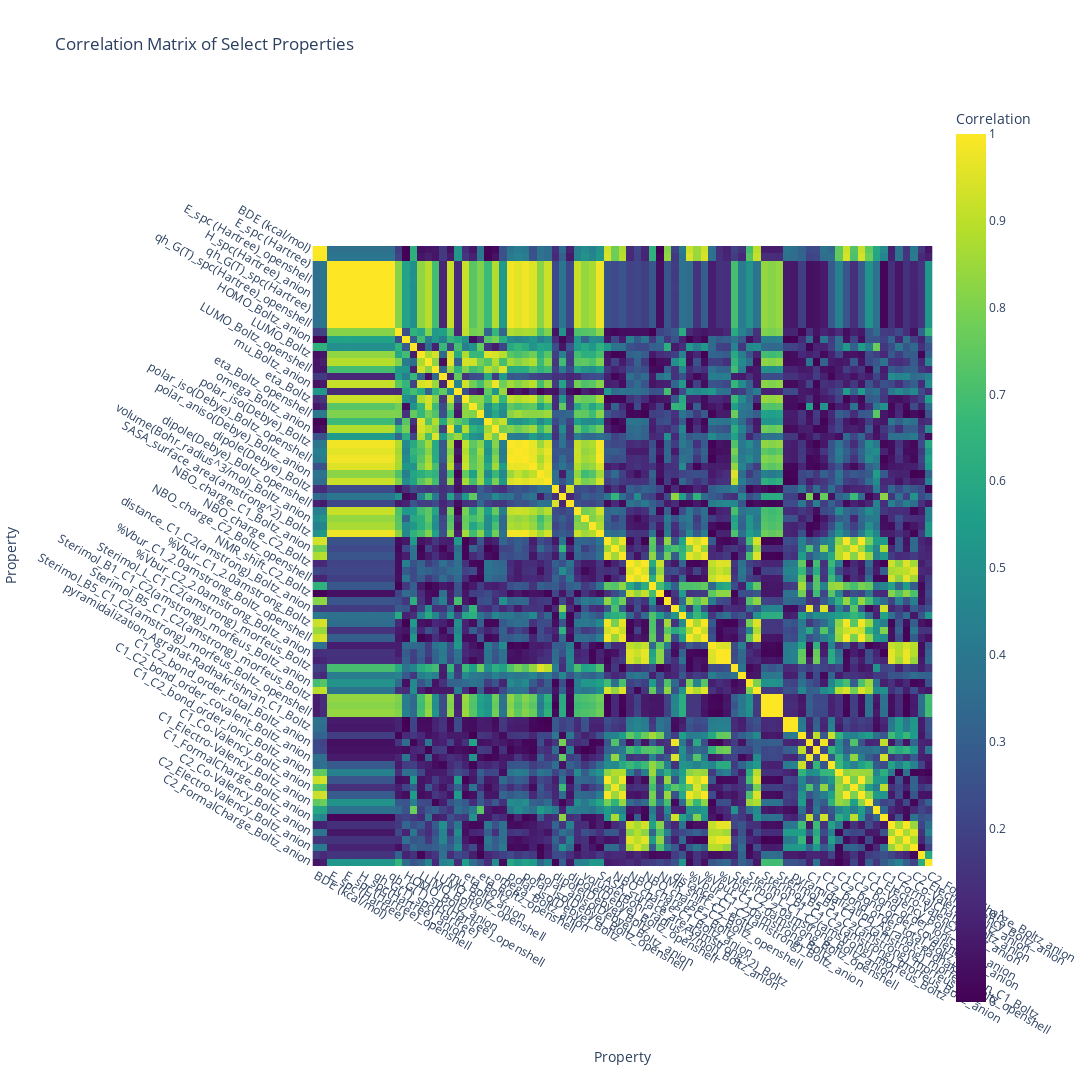

The notebook cell saved with this chart:
### Code cell
# plot the correlation matrix
fig = px.imshow(
    corr_matrix.abs().values,
    labels=dict(x="Property", y="Property", color="Correlation"),
    x=corr_matrix.columns,
    y=corr_matrix.columns,
    color_continuous_scale="Viridis",
    title="Correlation Matrix of Select Properties",
)

fig.update_layout(
    height=len(select_properties_data_columns) * 30,
    width=len(select_properties_data_columns) * 30,
    xaxis=dict(tickangle=30),
    yaxis=dict(tickangle=30),
    template="plotly",
)

fig.show()

### Figure 1 — Plotly figure (JSON) as saved in the notebook; plotly's stock layout.template omitted (floating-point values rounded to 4 significant figures; data arrays with more than 128 entries replaced by an {"elided": "..."} marker saying what was removed)
{"data": [{"coloraxis": "coloraxis", "hovertemplate": "Property: %{x}<br>Property: %{y}<br>Correlation: %{z}<extra></extra>", "name": "0", "type": "heatmap", "x": ["BDE (kcal/mol)", "BDFE (kcal/mol)", "E_spc (Hartree)", "E_spc (Hartree)_anion", "E_spc (Hartree)_openshell", "H_spc(Hartree)", "H_spc(Hartree)_anion", "H_spc(Hartree)_openshell", "qh_G(T)_spc(Hartree)", "qh_G(T)_spc(Hartree)_anion", "qh_G(T)_spc(Hartree)_openshell", "HOMO_Boltz", "HOMO_Boltz_anion", "HOMO_Boltz_openshell", "LUMO_Boltz", "LUMO_Boltz_anion", "LUMO_Boltz_openshell", "mu_Boltz", "mu_Boltz_anion", "mu_Boltz_openshell", "eta_Boltz", "eta_Boltz_anion", "eta_Boltz_openshell", "omega_Boltz", "omega_Boltz_anion", "omega_Boltz_openshell", "polar_iso(Debye)_Boltz", "polar_iso(Debye)_Boltz_anion", "polar_iso(Debye)_Boltz_openshell", "polar_aniso(Debye)_Boltz", "polar_aniso(Debye)_Boltz_anion", "polar_aniso(Debye)_Boltz_openshell", "dipole(Debye)_Boltz", "dipole(Debye)_Boltz_anion", "dipole(Debye)_Boltz_openshell", "volume(Bohr_radius^3/mol)_Boltz", "volume(Bohr_radius^3/mol)_Boltz_anion", "volume(Bohr_radius^3/mol)_Boltz_openshell", "SASA_surface_area(amstrong^2)_Boltz", "NBO_charge_C1_Boltz", "NBO_charge_C1_Boltz_anion", "NBO_charge_C1_Boltz_openshell", "NBO_charge_C2_Boltz", "NBO_charge_C2_Boltz_anion", "NBO_charge_C2_Boltz_openshell", "NMR_shift_C1_Boltz", "NMR_shift_C2_Boltz", "distance_C1_C2(amstrong)_Boltz", "distance_C1_C2(amstrong)_Boltz_anion", "distance_C1_C2(amstrong)_Boltz_openshell", "%Vbur_C1_2.0amstrong_Boltz", "%Vbur_C1_2.0amstrong_Boltz_anion", "%Vbur_C1_2.0amstrong_Boltz_openshell", "%Vbur_C2_2.0amstrong_Boltz", "%Vbur_C2_2.0amstrong_Boltz_anion", "%Vbur_C2_2.0amstrong_Boltz_openshell", "Sterimol_L_C1_C2(amstrong)_morfeus_Boltz", "Sterimol_B1_C1_C2(amstrong)_morfeus_Boltz", "Sterimol_B1_C1_C2(amstrong)_morfeus_Boltz_anion", "Sterimol_B1_C1_C2(amstrong)_morfeus_Boltz_openshell", "Sterimol_B5_C1_C2(amstrong)_morfeus_Boltz", "Sterimol_B5_C1_C2(amstrong)_morfeus_Boltz_anion", "Sterimol_B5_C1_C2(amstrong)_morfeus_Boltz_openshell", "pyramidalization_Gavrish_C1(degree)_Boltz", "pyramidalization_Agranat-Radhakrishnan_C1_Boltz", "C1_C2_bond_order_total_Boltz", "C1_C2_bond_order_total_Boltz_anion", "C1_C2_bond_order_covalent_Boltz", "C1_C2_bond_order_covalent_Boltz_anion", "C1_C2_bond_order_ionic_Boltz", "C1_C2_bond_order_ionic_Boltz_anion", "C1_Co-Valency_Boltz", "C1_Co-Valency_Boltz_anion", "C1_Electro-Valency_Boltz", "C1_Electro-Valency_Boltz_anion", "C1_FormalCharge_Boltz", "C1_FormalCharge_Boltz_anion", "C2_Co-Valency_Boltz", "C2_Co-Valency_Boltz_anion", "C2_Electro-Valency_Boltz", "C2_Electro-Valency_Boltz_anion", "C2_FormalCharge_Boltz", "C2_FormalCharge_Boltz_anion"], "xaxis": "x", "y": ["BDE (kcal/mol)", "BDFE (kcal/mol)", "E_spc (Hartree)", "E_spc (Hartree)_anion", "E_spc (Hartree)_openshell", "H_spc(Hartree)", "H_spc(Hartree)_anion", "H_spc(Hartree)_openshell", "qh_G(T)_spc(Hartree)", "qh_G(T)_spc(Hartree)_anion", "qh_G(T)_spc(Hartree)_openshell", "HOMO_Boltz", "HOMO_Boltz_anion", "HOMO_Boltz_openshell", "LUMO_Boltz", "LUMO_Boltz_anion", "LUMO_Boltz_openshell", "mu_Boltz", "mu_Boltz_anion", "mu_Boltz_openshell", "eta_Boltz", "eta_Boltz_anion", "eta_Boltz_openshell", "omega_Boltz", "omega_Boltz_anion", "omega_Boltz_openshell", "polar_iso(Debye)_Boltz", "polar_iso(Debye)_Boltz_anion", "polar_iso(Debye)_Boltz_openshell", "polar_aniso(Debye)_Boltz", "polar_aniso(Debye)_Boltz_anion", "polar_aniso(Debye)_Boltz_openshell", "dipole(Debye)_Boltz", "dipole(Debye)_Boltz_anion", "dipole(Debye)_Boltz_openshell", "volume(Bohr_radius^3/mol)_Boltz", "volume(Bohr_radius^3/mol)_Boltz_anion", "volume(Bohr_radius^3/mol)_Boltz_openshell", "SASA_surface_area(amstrong^2)_Boltz", "NBO_charge_C1_Boltz", "NBO_charge_C1_Boltz_anion", "NBO_charge_C1_Boltz_openshell", "NBO_charge_C2_Boltz", "NBO_charge_C2_Boltz_anion", "NBO_charge_C2_Boltz_openshell", "NMR_shift_C1_Boltz", "NMR_shift_C2_Boltz", "distance_C1_C2(amstrong)_Boltz", "distance_C1_C2(amstrong)_Boltz_anion", "distance_C1_C2(amstrong)_Boltz_openshell", "%Vbur_C1_2.0amstrong_Boltz", "%Vbur_C1_2.0amstrong_Boltz_anion", "%Vbur_C1_2.0amstrong_Boltz_openshell", "%Vbur_C2_2.0amstrong_Boltz", "%Vbur_C2_2.0amstrong_Boltz_anion", "%Vbur_C2_2.0amstrong_Boltz_openshell", "Sterimol_L_C1_C2(amstrong)_morfeus_Boltz", "Sterimol_B1_C1_C2(amstrong)_morfeus_Boltz", "Sterimol_B1_C1_C2(amstrong)_morfeus_Boltz_anion", "Sterimol_B1_C1_C2(amstrong)_morfeus_Boltz_openshell", "Sterimol_B5_C1_C2(amstrong)_morfeus_Boltz", "Sterimol_B5_C1_C2(amstrong)_morfeus_Boltz_anion", "Sterimol_B5_C1_C2(amstrong)_morfeus_Boltz_openshell", "pyramidalization_Gavrish_C1(degree)_Boltz", "pyramidalization_Agranat-Radhakrishnan_C1_Boltz", "C1_C2_bond_order_total_Boltz", "C1_C2_bond_order_total_Boltz_anion", "C1_C2_bond_order_covalent_Boltz", "C1_C2_bond_order_covalent_Boltz_anion", "C1_C2_bond_order_ionic_Boltz", "C1_C2_bond_order_ionic_Boltz_anion", "C1_Co-Valency_Boltz", "C1_Co-Valency_Boltz_anion", "C1_Electro-Valency_Boltz", "C1_Electro-Valency_Boltz_anion", "C1_FormalCharge_Boltz", "C1_FormalCharge_Boltz_anion", "C2_Co-Valency_Boltz", "C2_Co-Valency_Boltz_anion", "C2_Electro-Valency_Boltz", "C2_Electro-Valency_Boltz_anion", "C2_FormalCharge_Boltz", "C2_FormalCharge_Boltz_anion"], "yaxis": "y", "z": {"elided": "83x83 float values"}}], "layout": {"coloraxis": {"colorbar": {"title": {"text": "Correlation"}}, "colorscale": [[0, "#440154"], [0.1111, "#482878"], [0.2222, "#3e4989"], [0.3333, "#31688e"], [0.4444, "#26828e"], [0.5556, "#1f9e89"], [0.6667, "#35b779"], [0.7778, "#6ece58"], [0.8889, "#b5de2b"], [1, "#fde725"]]}, "height": 2490, "title": {"text": "Correlation Matrix of Select Properties"}, "width": 2490, "xaxis": {"anchor": "y", "constrain": "domain", "domain": [0, 1], "scaleanchor": "y", "tickangle": 30, "title": {"text": "Property"}}, "yaxis": {"anchor": "x", "autorange": "reversed", "constrain": "domain", "domain": [0, 1], "tickangle": 30, "title": {"text": "Property"}}}}
